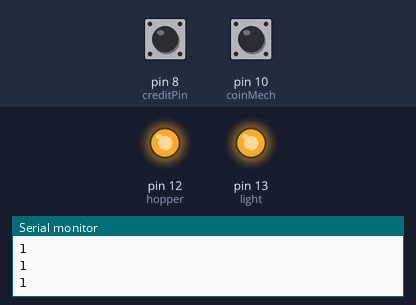
The sketch below on a simulated Arduino Uno, built with avr-gcc and run on an emulated ATmega328P. Parts: output pins drawn as LEDs (lit = HIGH), the last lines printed to the serial monitor. Dashed ring = blinking. The test bench sets the inputs (shaded band); at power-on: pin 8 (creditPin) HIGH, pin 10 (coinMech) HIGH.

Above: at 1.3 s.
1.4 s: pin 8 (creditPin) pulled LOW for 3.2 s
At 5.1 s:
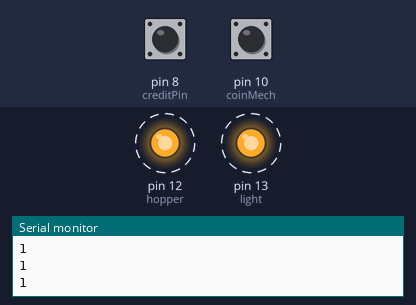
Timing chart, 0 to 6.6 s (numbered marks = the images above; inputs shaded):
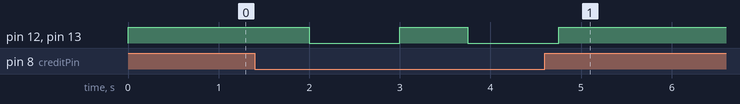

The sketch:

Rollin_on_24s_v2.ino
```cpp
const int light = 13;      // the number of the button light
const int hopper =  12;      // the number of the hopper
const int coinMech = 10;     // the number of the coin mech pin
const int creditPin = 8;     // the number of the IO Board credit pin

// variables will change:
int creditState = 0;         // variable for reading the pushbutton status
int coinState = 0;\
int count = 0;              // credit counter
int pulsecount = 0;
int timer = 0;
int timer2 = 0;

void setup() {
  // initialize the LED pin as an output:
  pinMode(hopper, OUTPUT);
  pinMode(light, OUTPUT);
  // initialize the pushbutton pin as an input:
  pinMode(creditPin, INPUT_PULLUP);
  pinMode(coinMech, INPUT_PULLUP);
  digitalWrite(hopper, HIGH);
  digitalWrite(light, HIGH);
  Serial.begin(9600);
}

void loop() {
  creditState = digitalRead(creditPin);
  // check if the pushbutton is pressed. If it is, the buttonState is HIGH:
  if (creditState == LOW) {
    pulsecount = ++pulsecount;
    if (pulsecount == 3){
      pulsecount = 0;
      count = ++count;
      digitalWrite(hopper, LOW);
      digitalWrite(light, LOW);
      //Serial.println(count);
      delay(1000);
    }
  }
  coinState = digitalRead(coinMech);
  if (coinState == HIGH){ //change this back to HIGH in the game
    timer = 0;
    if (count > 0){
      count = count - 1;
    }
    if (count == 0){
      digitalWrite(hopper, HIGH);
      digitalWrite(light, HIGH);
    }
    //Serial.println(count);
    delay(250);
  }
  timer = timer + 1;
  if (timer == 30000){
    timer2 = timer2 + 1;
    timer = 0;
  }
  Serial.println(timer);
  if (timer2 == 2){
    count = 0;
    timer = 0;
    digitalWrite(hopper, HIGH);
    digitalWrite(light, HIGH);
  }
}
```

Measured:
- after the input at 1.4 s, pin 12 (hopper), pin 13 (light): alternates HIGH for 0.75 s and LOW for 1.0 s, 4 changes in all, then stays HIGH, starting after 0.60 s
